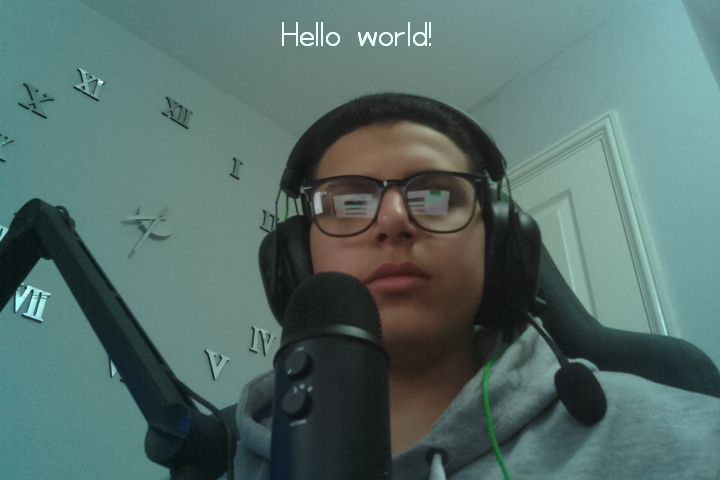
#> input picture Learning/OpenCV/Assets/Me With Text.jpg, 720 x 480 px, found by its file name
$ python 'OpenCV 2.py'
#> lines starting #> are read from the running program, lines starting #| are printed output that depends on the picture; after the words box and inside, x2 and y2 are one past the last pixel; in counts of white or black regions, pixels touching at a corner belong together
import cv2
import random

ME_WITH_TEXT = cv2.imread("Learning/OpenCV/Assets/Me With Text.jpg", -1)
#> ME_WITH_TEXT is the input picture: shape (480, 720, 3); mean B, G, R 105, 109.5, 84.8

# Changes the First 100 Rows to Random Colours
for i in range(100):
    for j in range(ME_WITH_TEXT.shape[1]):
        ME_WITH_TEXT[i][j] = [
            random.randint(0, 255),
            random.randint(0, 255),
            random.randint(0, 255),
        ]
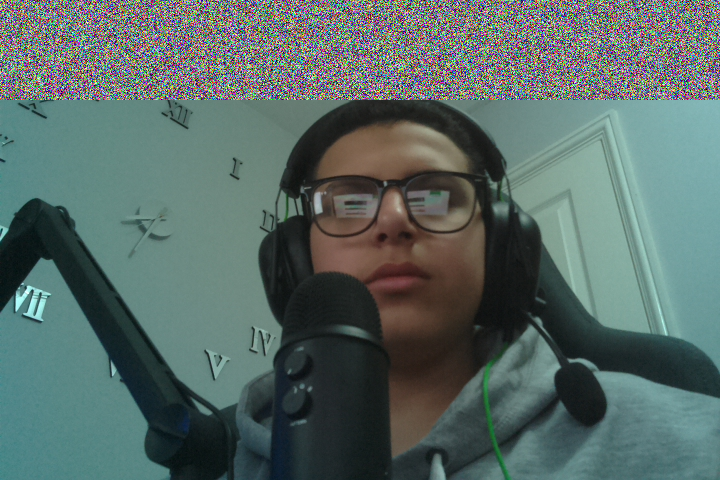
#> ME_WITH_TEXT: shape (480, 720, 3); mean B, G, R 102.9, 106.5, 89.4

print(ME_WITH_TEXT.shape)
#| (480, 720, 3)

# Copies Part of the Image and Pastes it Elsewhere (My face in this Case)
face = ME_WITH_TEXT[100:350, 300:500]
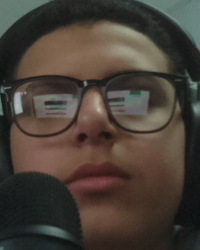
#> face: shape (250, 200, 3); mean B, G, R 55.3, 63.7, 72.7
ME_WITH_TEXT[230:480, 0:200] = face
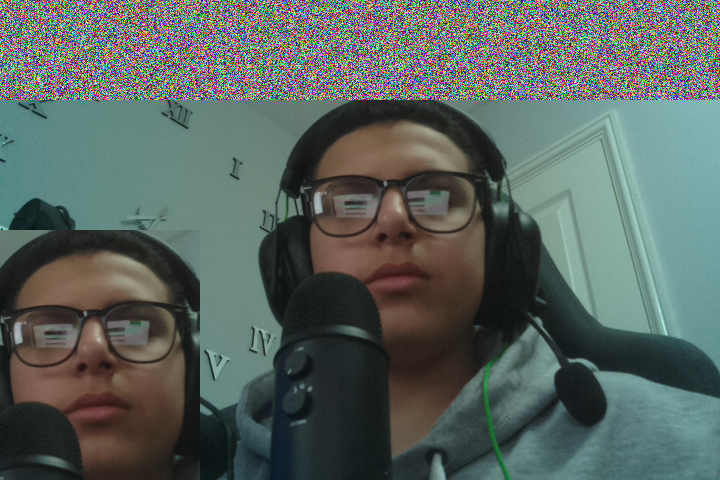
#> ME_WITH_TEXT: shape (480, 720, 3); 14.47% of pixels changed, all inside (x1, y1, x2, y2) = (0, 230, 200, 480)

# Saves an Image of the Copied Segment (My face)
cv2.imwrite("OpenCV Tutorial/Assets/Cropped face.jpg", face)

cv2.imwrite("OpenCV Tutorial/Assets/Edited Image2.jpg", ME_WITH_TEXT)

# Shows the Image in a New Window (Needs X11 Forwarding When Using SSH)
cv2.imshow("Image", ME_WITH_TEXT)
cv2.waitKey(0)
cv2.destroyAllWindows()

$ run again, with Learning/OpenCV/Assets/Edited Chessboard.jpg copied over Learning/OpenCV/Assets/Me With Text.jpg
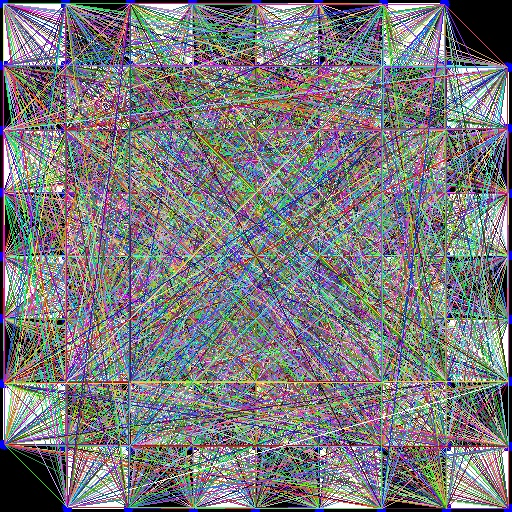
#> input picture Learning/OpenCV/Assets/Edited Chessboard.jpg, 512 x 512 px, found by its file name
#> ME_WITH_TEXT is the input picture: shape (512, 512, 3); mean B, G, R 124.7, 121.1, 121.7
#> after the loop `for i in range(100):`:
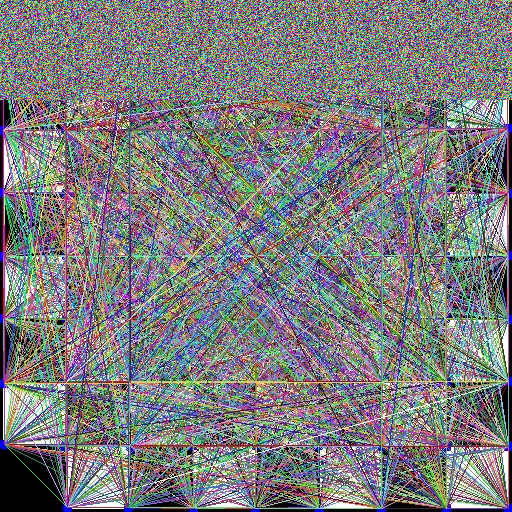
#> ME_WITH_TEXT: shape (512, 512, 3); 19.53% of pixels changed, all inside (x1, y1, x2, y2) = (0, 0, 512, 100)
#| (512, 512, 3)
#> `ME_WITH_TEXT[230:480, 0:200] = face`:
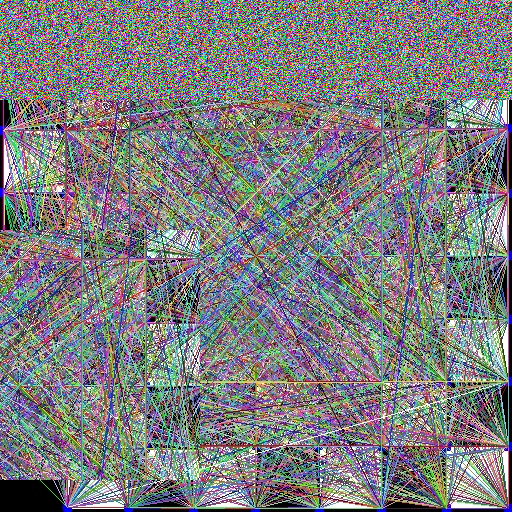
#> ME_WITH_TEXT: shape (512, 512, 3); 19.07% of pixels changed, all inside (x1, y1, x2, y2) = (0, 230, 200, 480)
